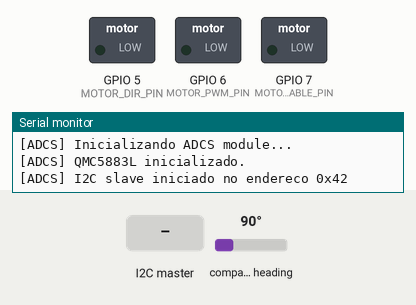
Simulated run of this sketch. Board: ESP32-C3. Parts: switched loads named in the sketch (green lamp = pin HIGH), the last lines printed to the serial monitor. Wiring (inferred from the names in the program): QMC5883L compass at I2C address 0x0D. The test bench sets the inputs (shaded band); at power-on: compass heading 90°.

Above: at 1.2 s.
1.3 s: compass heading set to 83°
At 2.5 s:
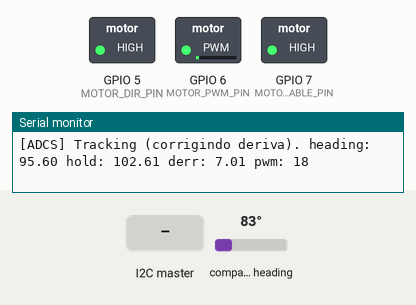
2.8 s: compass heading set to 7°
At 3.6 s:
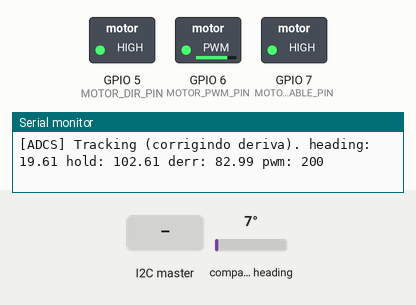
4.7 s: the I2C master sends "S"
At 4.98 s:
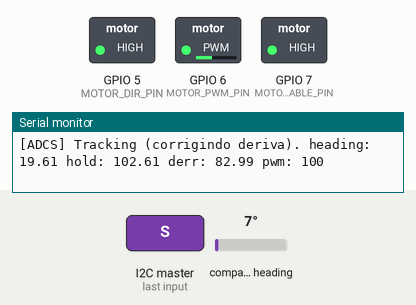
6.3 s: compass heading set to 180°
At 7.6 s:
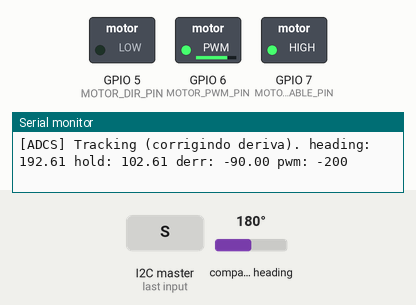
Timing chart, 0 to 9.3 s (numbered marks = the images above; inputs shaded):
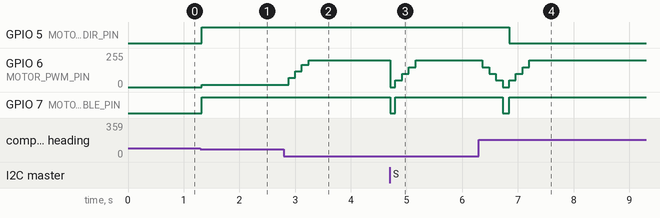

The sketch:

ADC2.ino
```cpp
/*
// ADCS single-motor module for ESP32-C3
// - QMC5883L (GY-273) on I2C master (Wire1): SCL=0, SDA=1
// - Module as I2C slave to BC on Wire:  SDA=20, SCL=21, SLAVE_ADDR=0x42
// - Motor: DIR=5, PWM=6, ENABLE/START=7
// Protocol (master->module) in comments above

  ORIGINAL:
  https://chatgpt.com/share/6923c33a-4a94-800c-9286-75e241302edb
*/

#include <Wire.h>
#include <math.h>

///// Pinos /////
const int SCL_SENSOR = 0;   // QMC SCL
const int SDA_SENSOR = 1;   // QMC SDA

const int SDA_SLAVE = 20;   // I2C para BC (SDA)
const int SCL_SLAVE = 21;   // I2C para BC (SCL)
const uint8_t SLAVE_ADDR = 0x42; // endereço I2C do módulo (mude se precisar)

#define MOTOR_DIR_PIN    5
#define MOTOR_PWM_PIN    6
#define MOTOR_ENABLE_PIN 7

///// PWM config /////
const int PWM_CHANNEL = 0;
const int PWM_FREQ = 20000;
const int PWM_RES  = 8; // 0..255

///// QMC5883L (GY-273) /////
const uint8_t QMC_ADDR = 0x0D;
float declinationAngle = 0.22; // default (radianos). Ajuste via comando 'P' se quiser.

///// Controle /////
volatile int last_pwm = 0;
const int MAX_ACCELERATION = 50;
int pwm_output = 0;
int max_pwm = 200; // limite de PWM que pode ser alterado via comando 'M'

const float KP = 2.5; // ganho proporcional (tuning necessário)
const float TOLERANCE_DEG = 1.0; // tolerância para considerar "atingido" em graus
const float DRIFT_TOLERANCE_DEG = 2.0; // em modo IDLE, se desviar disso corrige

unsigned long stabilizing_start = 0;
const unsigned long STABILIZING_MS = 800; // espera após atingir alvo

///// Estado /////
enum ModuleState { IDLE = 0, MOVING = 1, STABILIZING = 2, TRACKING = 3 };
volatile ModuleState state = IDLE;

bool target_active = false;
float target_heading_deg = 0.0; // 0..360

// Wire instances: Wire is the slave bus, Wire1 is used as master for sensor
// (on ESP32 Arduino core Wire1 is available)
String debugPrefix = "[ADCS] ";

///// Helpers /////

// normaliza ângulo para [0,360)
float norm360(float a) {
  while (a < 0) a += 360.0;
  while (a >= 360.0) a -= 360.0;
  return a;
}

// menor diferença angular [-180,180)
float shortestAngle(float fromDeg, float toDeg) {
  float d = toDeg - fromDeg;
  while (d <= -180.0) d += 360.0;
  while (d > 180.0) d -= 360.0;
  return d;
}

// aplica limitador de aceleração entre pwm_output e last_pwm
void applyMotorAccelerationLimit() {
  if (pwm_output - last_pwm > MAX_ACCELERATION) {
    pwm_output = last_pwm + MAX_ACCELERATION;
  } else if (pwm_output - last_pwm < -MAX_ACCELERATION) {
    pwm_output = last_pwm - MAX_ACCELERATION;
  }
}

void motorControl(int pwm_val) {
  pwm_val = constrain(pwm_val, -255, 255);
  if (pwm_val > 0) {
    digitalWrite(MOTOR_DIR_PIN, HIGH);
  } else if (pwm_val < 0) {
    digitalWrite(MOTOR_DIR_PIN, LOW);
  }
  ledcWrite(PWM_CHANNEL, abs(pwm_val));
  if (pwm_val != 0) {
    digitalWrite(MOTOR_ENABLE_PIN, HIGH);
  } else {
    digitalWrite(MOTOR_ENABLE_PIN, LOW);
  }
  last_pwm = pwm_val;
}

///// QMC functions using Wire1 (master) /////
bool qmcInit() {
  // Reset period reg recommended by datasheet
  Wire1.beginTransmission(QMC_ADDR);
  Wire1.write(0x0B);
  Wire1.write(0x01);
  if (Wire1.endTransmission() != 0) return false;

  // Mode register 0x09 -> 0x1D as in example (continuous, 200Hz, 8G, OSR512)
  Wire1.beginTransmission(QMC_ADDR);
  Wire1.write(0x09);
  Wire1.write(0x1D);
  if (Wire1.endTransmission() != 0) return false;

  delay(10);
  return true;
}

bool readQmcRaw(int16_t &x, int16_t &y, int16_t &z) {
  Wire1.beginTransmission(QMC_ADDR);
  Wire1.write(0x00);
  if (Wire1.endTransmission(false) != 0) return false; // repeated start
  Wire1.requestFrom(QMC_ADDR, (uint8_t)6);
  if (Wire1.available() < 6) return false;
  uint8_t xLSB = Wire1.read();
  uint8_t xMSB = Wire1.read();
  x = (int16_t)((xMSB << 8) | xLSB);
  uint8_t yLSB = Wire1.read();
  uint8_t yMSB = Wire1.read();
  y = (int16_t)((yMSB << 8) | yLSB);
  uint8_t zLSB = Wire1.read();
  uint8_t zMSB = Wire1.read();
  z = (int16_t)((zMSB << 8) | zLSB);
  return true;
}

float readHeadingDeg() {
  int16_t x,y,z;
  if (!readQmcRaw(x,y,z)) {
    // se falhar, retorna último conhecido (ou 0)
    return 0.0;
  }
  // heading = atan2(y,x)
  float heading = atan2((float)y, (float)x);
  heading += declinationAngle;
  if (heading < 0) heading += 2*PI;
  if (heading > 2*PI) heading -= 2*PI;
  float headingDeg = heading * 180.0 / M_PI;
  return headingDeg;
}

///// I2C Slave callbacks /////
// buffer para enviar no onRequest
uint8_t txBuf[3];

void onRequest() {
  // preenche txBuf com status + heading (centi-graus unsigned)
  float cur = readHeadingDeg();
  uint16_t centi = (uint16_t)round(norm360(cur) * 100.0); // 0..35999
  txBuf[0] = (uint8_t)state;
  txBuf[1] = (uint8_t)((centi >> 8) & 0xFF);
  txBuf[2] = (uint8_t)(centi & 0xFF);
  Wire.write(txBuf, 3);
}

void onReceive(int len) {
  if (len < 1) return;
  uint8_t cmd = Wire.read();
  len--;
  if (cmd == 'G') { // GOTO absolute heading (2 bytes unsigned centi-deg)
    if (len >= 2) {
      uint8_t hi = Wire.read();
      uint8_t lo = Wire.read();
      uint16_t centi = ((uint16_t)hi << 8) | lo;
      float deg = centi / 100.0;
      target_heading_deg = norm360(deg);
      target_active = true;
      state = MOVING;
    }
  } else if (cmd == 'D') { // DELTA relative (int16 centi)
    if (len >= 2) {
      int8_t b1 = Wire.read(); int8_t b2 = Wire.read();
      int16_t s = (int16_t)(((uint8_t)b1 << 8) | (uint8_t)b2);
      float delta = ((float)s) / 100.0;
      // compute new target from current heading
      float cur = readHeadingDeg();
      target_heading_deg = norm360(cur + delta);
      target_active = true;
      state = MOVING;
    }
  } else if (cmd == 'S') { // STOP
    target_active = false;
    pwm_output = 0;
    motorControl(0);
    state = IDLE;
  } else if (cmd == 'P') { // set declination (signed int16 centi-radians)
    if (len >= 2) {
      int8_t b1 = Wire.read(); int8_t b2 = Wire.read();
      int16_t s = (int16_t)(((uint8_t)b1 << 8) | (uint8_t)b2);
      declinationAngle = ((float)s) / 100.0; // in radians
    }
  } else if (cmd == 'M') { // set max PWM (1 byte)
    if (len >= 1) {
      uint8_t m = Wire.read();
      max_pwm = constrain((int)m, 0, 255);
    }
  } else if (cmd == '?') { // pedido de status — nada a fazer, master vai ler
    // do nothing; onRequest responde.
  } else {
    // comando desconhecido — ignore
  }
}

///// Setup e loop /////
void setupMotor() {
  pinMode(MOTOR_ENABLE_PIN, OUTPUT);
  pinMode(MOTOR_DIR_PIN, OUTPUT);
  digitalWrite(MOTOR_ENABLE_PIN, LOW);
  digitalWrite(MOTOR_DIR_PIN, LOW);
  ledcSetup(PWM_CHANNEL, PWM_FREQ, PWM_RES);
  ledcAttachPin(MOTOR_PWM_PIN, PWM_CHANNEL);
  ledcWrite(PWM_CHANNEL, 0);
}

void setup() {
  Serial.begin(115200);
  delay(50);
  Serial.println(debugPrefix + "Inicializando ADCS module...");

  // I2C SENSOR (Wire1) - master para QMC
  Wire1.begin(SDA_SENSOR, SCL_SENSOR); // SDA, SCL
  if (!qmcInit()) {
    Serial.println(debugPrefix + "Falha ao configurar QMC5883L (verifique conexões).");
  } else {
    Serial.println(debugPrefix + "QMC5883L inicializado.");
  }

  // I2C SLAVE para BC (Wire) - fica em endereço SLAVE_ADDR
  Wire.begin(SLAVE_ADDR, SDA_SLAVE, SCL_SLAVE);
  Wire.onRequest(onRequest);
  Wire.onReceive(onReceive);
  Serial.println(debugPrefix + "I2C slave iniciado no endereco 0x" + String(SLAVE_ADDR, HEX));

  setupMotor();

  state = IDLE;
  target_active = false;
  pwm_output = 0;
  last_pwm = 0;
}

unsigned long lastLoop = 0;
const unsigned long LOOP_MS = 120; // taxa de controle ~8.3 Hz

void loop() {
  unsigned long now = millis();
  if (now - lastLoop < LOOP_MS) return;
  lastLoop = now;

  float heading = readHeadingDeg(); // graus

  // Estado / lógica
  if (target_active) {
    float err = shortestAngle(heading, target_heading_deg); // sinal + para girar "para direita" (convenção)
    float absErr = fabs(err);
    if (absErr <= TOLERANCE_DEG) {
      // atingiu alvo
      pwm_output = 0;
      motorControl(0);
      target_active = false;
      state = STABILIZING;
      stabilizing_start = now;
      Serial.println(debugPrefix + "Alvo atingido: " + String(heading, 2) + " deg");
    } else {
      // controlador proporcional simples
      float p = KP * err; // err em graus
      int pwm = (int)round(p);
      // limita ao max_pwm
      pwm = constrain(pwm, -max_pwm, max_pwm);
      pwm_output = pwm;
      applyMotorAccelerationLimit();
      motorControl(pwm_output);
      state = MOVING;
      // Serial.print debug
      Serial.print(debugPrefix + "Movendo. Heading: ");
      Serial.print(heading); Serial.print(" target: "); Serial.print(target_heading_deg);
      Serial.print(" err: "); Serial.print(err);
      Serial.print(" pwm: "); Serial.println(pwm_output);
    }
  } else {
    // não há alvo. Verifica deriva e corrige (modo TRACKING) se necessário
    // assumimos que "posição desejada em idle" é a última heading mantida; para simplificar:
    static float hold_heading = 0.0;
    static bool hold_initialized = false;
    if (!hold_initialized) {
      hold_heading = heading;
      hold_initialized = true;
    }
    float dErr = shortestAngle(heading, hold_heading);
    if (fabs(dErr) > DRIFT_TOLERANCE_DEG) {
      // corrige
      float p = KP * dErr;
      int pwm = (int)round(p);
      pwm = constrain(pwm, -max_pwm, max_pwm);
      pwm_output = pwm;
      applyMotorAccelerationLimit();
      motorControl(pwm_output);
      state = TRACKING;
      Serial.print(debugPrefix + "Tracking (corrigindo deriva). heading: ");
      Serial.print(heading); Serial.print(" hold: "); Serial.print(hold_heading);
      Serial.print(" derr: "); Serial.print(dErr);
      Serial.print(" pwm: "); Serial.println(pwm_output);
    } else {
      // mantém zero
      pwm_output = 0;
      motorControl(0);
      state = IDLE;
      // atualiza hold_heading para acompanhar pequenas mudanças quando parar
      hold_heading = heading;
    }
  }

  // handle stabilizing timeout
  if (state == STABILIZING) {
    if (millis() - stabilizing_start >= STABILIZING_MS) {
      state = IDLE;
      Serial.println(debugPrefix + "Stabilizing complete -> IDLE");
    }
  }
}
```

Measured:
- the behaviour switches between 89 and 88° on compass heading (found by bisection; images 0 and 1)
- after the input at 1.3 s, GPIO 5 (MOTOR_DIR_PIN), GPIO 7 (MOTOR_ENABLE_PIN): LOW → HIGH at once; GPIO 6 (MOTOR_PWM_PIN): 0/255 → 18/255 at once
- after the input at 2.8 s, GPIO 6 (MOTOR_PWM_PIN): 18/255 → 68/255 after 0.08 s, → 118/255 0.12 s later, → 167/255 0.12 s later, → 199/255 0.12 s later
- after the input at 4.7 s, GPIO 6 (MOTOR_PWM_PIN): 199/255 → 0/255 at once, → 50/255 0.09 s later, → 100/255 0.12 s later, → 149/255 0.12 s later, … (5 changes in this stretch); GPIO 7 (MOTOR_ENABLE_PIN): HIGH → LOW at once, → HIGH 0.09 s later
- after the input at 6.3 s, GPIO 5 (MOTOR_DIR_PIN): HIGH → LOW after 0.54 s; GPIO 6 (MOTOR_PWM_PIN): 199/255 → 149/255 after 0.06 s, → 100/255 0.12 s later, → 50/255 0.12 s later, → 0/255 0.12 s later, … (8 changes in this stretch); GPIO 7 (MOTOR_ENABLE_PIN): HIGH → LOW after 0.42 s, → HIGH 0.12 s later
